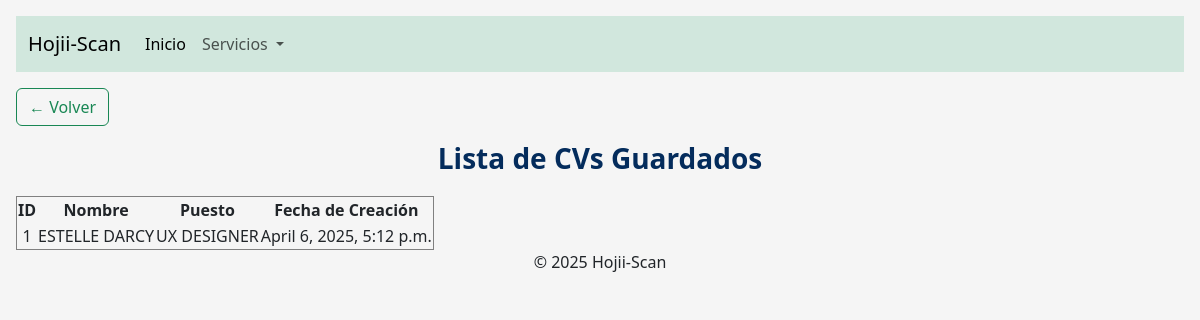
/upload/resumes/, run on an earlier commit of the app's database.
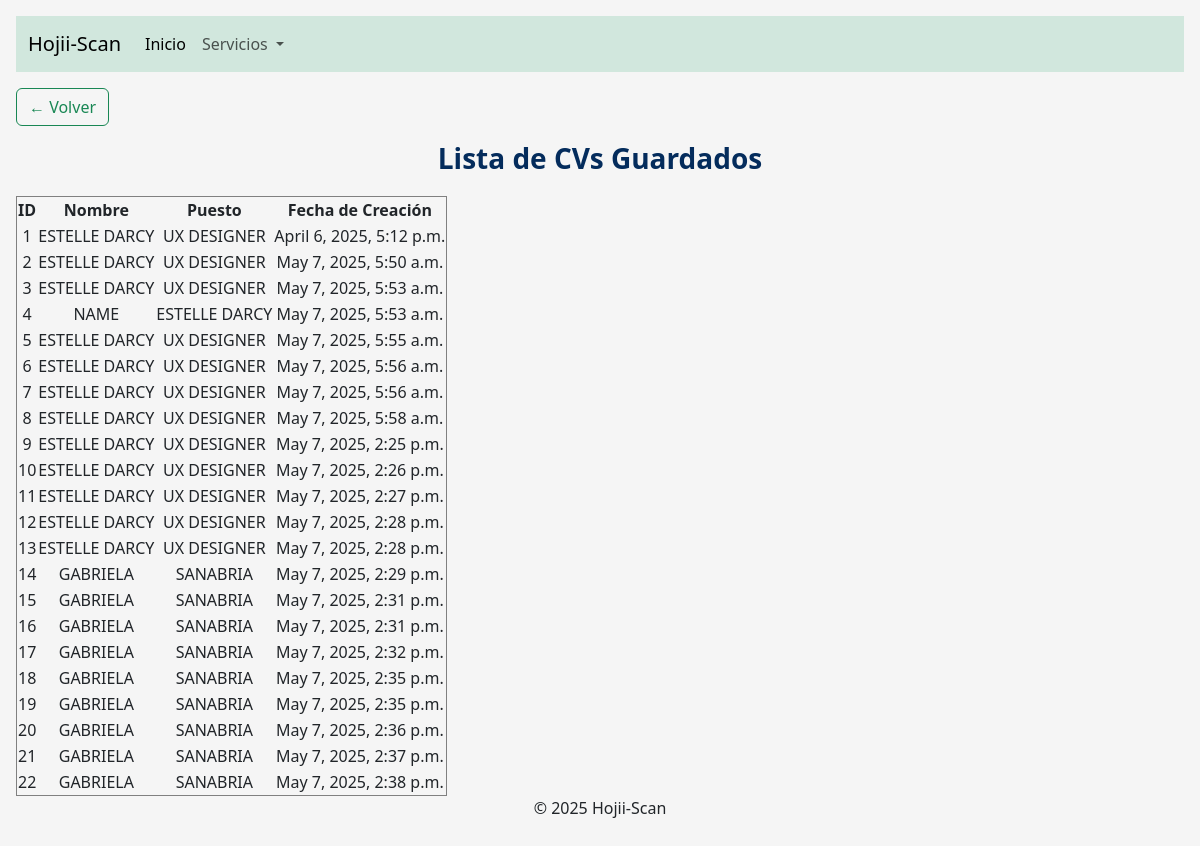
And on a later commit of the database.
### upload/models.py (models this page shows, shortened)
class UploadedResume(models.Model):
    name = models.CharField(max_length=255, blank=True, null=True)
    job_title = models.CharField(max_length=255, blank=True, null=True)
    contact = models.TextField(blank=True, null=True)
    summary = models.TextField(blank=True, null=True)
    professional_experience = models.TextField(blank=True, null=True)
    education = models.JSONField(blank=True, null=True, default=list)
    achievements = models.TextField(blank=True, null=True)
    expertise = models.TextField(blank=True, null=True)
    additional_info = models.TextField(blank=True, null=True)
    created_at = models.DateTimeField(default=now, editable=False)

### upload/views.py (the view)
# urls.py: path("resumes/", resume_list, name="resume_list"),
def resume_list(request):
    resumes = UploadedResume.objects.all()
    return render(request, "resume_list.html", {"resumes": resumes})

### upload/templates/resume_list.html (shortened to what this page needs)
{% extends 'base.html' %}
{% block content %}
<h2>Lista de CVs Guardados</h2>
<table border="1">
    <tr>
        <th>ID</th>
        <th>Nombre</th>
        <th>Puesto</th>
        <th>Fecha de Creación</th>
    </tr>
    {% for resume in resumes %}
    <tr>
        <td>{{ resume.id }}</td>
        <td>{{ resume.name }}</td>
        <td>{{ resume.job_title }}</td>
        <td>{{ resume.created_at }}</td>
    </tr>
    {% empty %}
    <tr>
        <td colspan="3">No hay CVs guardados</td>
    </tr>
    {% endfor %}
</table>
{% endblock %}

### templates/base.html (shortened to what this page needs)
{% load static %}
<!DOCTYPE html>
<html lang="en">
<head>
  <link href="https://cdn.jsdelivr.net/npm/bootstrap@5.3.5/dist/css/bootstrap.min.css" rel="stylesheet">
  <link href="https://getbootstrap.com/docs/5.3/assets/css/docs.css" rel="stylesheet">
  <link rel="stylesheet" href="{% static 'css/estilos.css' %}">
</head>
<body class="p-3 m-0 border-0 bd-example m-0 border-0">
    <nav class="navbar navbar-expand-lg bg-success-subtle">
        <div class="container-fluid">
          <a class="navbar-brand" href="#">Hojii-Scan</a>
          <div class="collapse navbar-collapse" id="navbarSupportedContent">
            <ul class="navbar-nav me-auto mb-2 mb-lg-0">
              <li class="nav-item">
                <a class="nav-link active" aria-current="page" href="{% url 'home' %}">Inicio</a>
              </li>
              <li class="nav-item dropdown">
                <a class="nav-link dropdown-toggle" href="#" role="button" data-bs-toggle="dropdown" aria-expanded="false">
                  Servicios
                </a>
              </li>
            </ul>
          </div>
        </div>
      </nav>
      {% if request.resolver_match.url_name != 'home' %}
  <div class="text-start my-3">
    <a href="javascript:history.back()" class="btn btn-outline-success">
      ← Volver
    </a>
  </div>
{% endif %}
    <div>
        {% block content %}
        {% endblock %}
    </div>
    <footer>
        <p>© 2025 Hojii-Scan</p>
    </footer>
</body>
</html>

### static/css/estilos.css (style rules this page uses)
body { font-family: 'Segoe UI', Tahoma, Geneva, Verdana, sans-serif; text-align: center; background-color: #f5f5f5; padding: 40px 20px; }
h2 { font-size: 28px; color: #042C5C; font-weight: 600; margin: 0 0 20px; }

What changed in the data, as far as the page shows it:
added UploadedResume: id "2", name "ESTELLE DARCY", job_title "UX DESIGNER", created_at "May 7, 2025, 5:50 a.m."
added UploadedResume: id "3", name "ESTELLE DARCY", job_title "UX DESIGNER", created_at "May 7, 2025, 5:53 a.m."
added UploadedResume: id "4", name "NAME", job_title "ESTELLE DARCY", created_at "May 7, 2025, 5:53 a.m."
added UploadedResume: id "5", name "ESTELLE DARCY", job_title "UX DESIGNER", created_at "May 7, 2025, 5:55 a.m."
added UploadedResume: id "6", name "ESTELLE DARCY", job_title "UX DESIGNER", created_at "May 7, 2025, 5:56 a.m."
added UploadedResume: id "7", name "ESTELLE DARCY", job_title "UX DESIGNER", created_at "May 7, 2025, 5:56 a.m."
added UploadedResume: id "8", name "ESTELLE DARCY", job_title "UX DESIGNER", created_at "May 7, 2025, 5:58 a.m."
added UploadedResume: id "9", name "ESTELLE DARCY", job_title "UX DESIGNER", created_at "May 7, 2025, 2:25 p.m."
added UploadedResume: id "10", name "ESTELLE DARCY", job_title "UX DESIGNER", created_at "May 7, 2025, 2:26 p.m."
added UploadedResume: id "11", name "ESTELLE DARCY", job_title "UX DESIGNER", created_at "May 7, 2025, 2:27 p.m."
added UploadedResume: id "12", name "ESTELLE DARCY", job_title "UX DESIGNER", created_at "May 7, 2025, 2:28 p.m."
added UploadedResume: id "13", name "ESTELLE DARCY", job_title "UX DESIGNER", created_at "May 7, 2025, 2:28 p.m."
added UploadedResume: id "14", name "GABRIELA", job_title "SANABRIA", created_at "May 7, 2025, 2:29 p.m."
added UploadedResume: id "15", name "GABRIELA", job_title "SANABRIA", created_at "May 7, 2025, 2:31 p.m."
added UploadedResume: id "16", name "GABRIELA", job_title "SANABRIA", created_at "May 7, 2025, 2:31 p.m."
added UploadedResume: id "17", name "GABRIELA", job_title "SANABRIA", created_at "May 7, 2025, 2:32 p.m."
added UploadedResume: id "18", name "GABRIELA", job_title "SANABRIA", created_at "May 7, 2025, 2:35 p.m."
added UploadedResume: id "19", name "GABRIELA", job_title "SANABRIA", created_at "May 7, 2025, 2:35 p.m."
added UploadedResume: id "20", name "GABRIELA", job_title "SANABRIA", created_at "May 7, 2025, 2:36 p.m."
added UploadedResume: id "21", name "GABRIELA", job_title "SANABRIA", created_at "May 7, 2025, 2:37 p.m."
added UploadedResume: id "22", name "GABRIELA", job_title "SANABRIA", created_at "May 7, 2025, 2:38 p.m."
